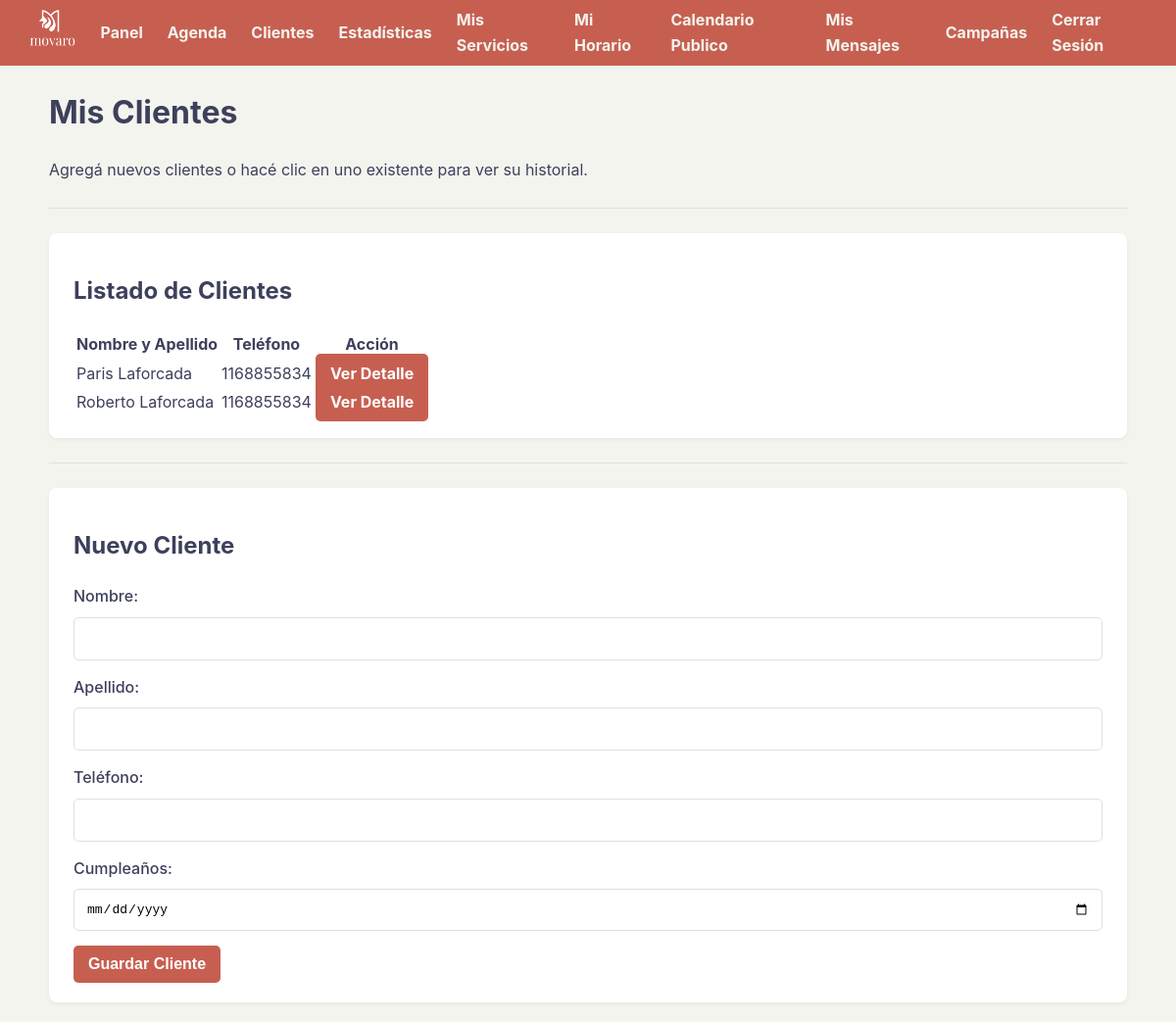
Before: /clientes (signed in) with the older database file.
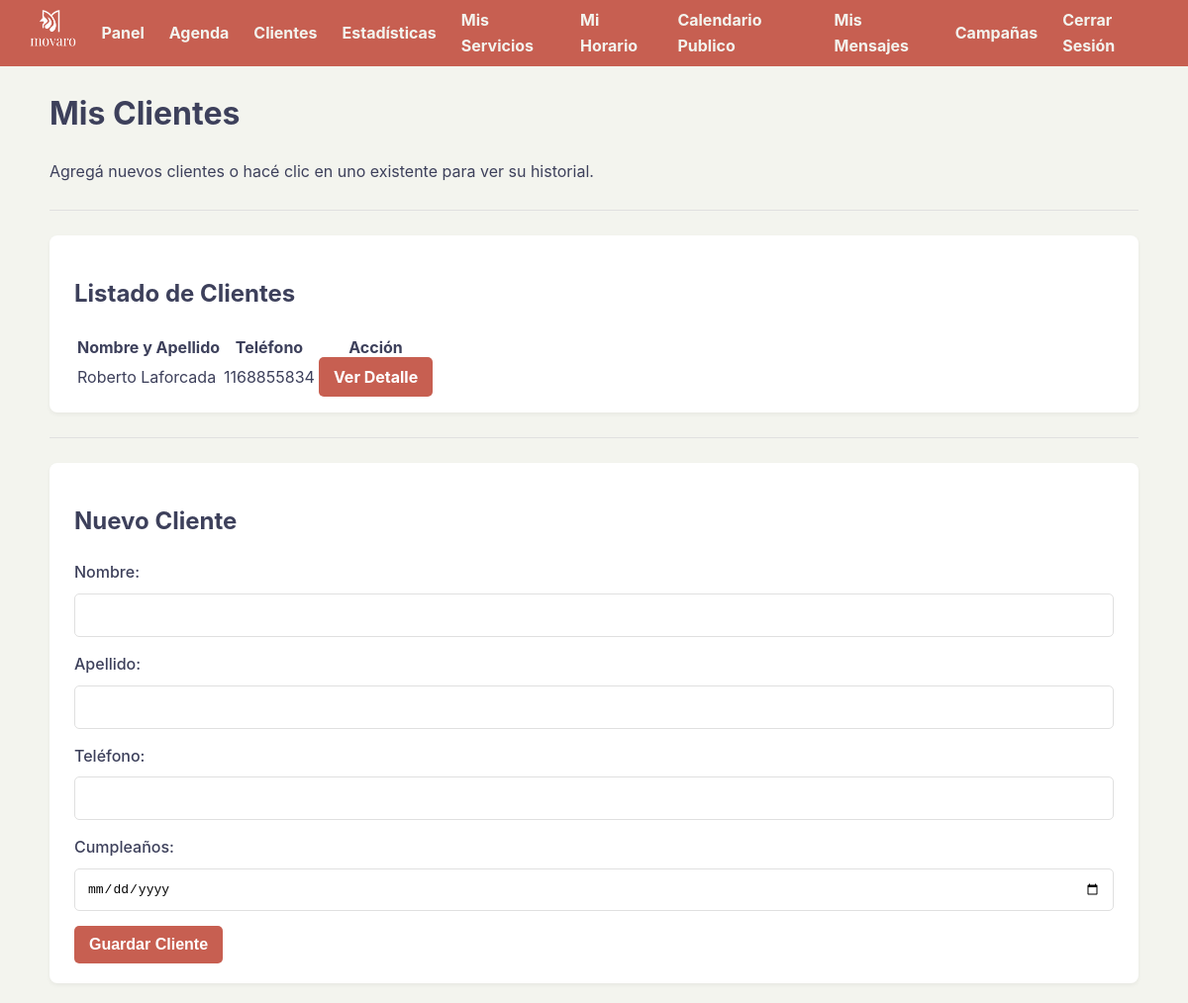
After: the same page with the newer database file.
### tables this page shows
CREATE TABLE clientes (
            id INTEGER PRIMARY KEY AUTOINCREMENT, usuario_id INTEGER NOT NULL,
            nombre TEXT NOT NULL, apellido TEXT NOT NULL,
            telefono TEXT, cumpleanos TEXT, avatar_path TEXT,
            premios_recibidos INTEGER NOT NULL DEFAULT 0,
            FOREIGN KEY (usuario_id) REFERENCES usuarios (id)
        );

### app.py (the view)
@app.route('/clientes')
def ver_clientes():
    if 'usuario_id' not in session: return redirect('/login')
    usuario_id_actual = session['usuario_id']
    conn = sqlite3.connect(DATABASE)
    conn.row_factory = sqlite3.Row
    cursor = conn.cursor()
    cursor.execute("SELECT * FROM clientes WHERE usuario_id = ? ORDER BY apellido, nombre", (usuario_id_actual,))
    clientes_del_usuario = cursor.fetchall()
    conn.close()
    return render_template('clientes.html', clientes=clientes_del_usuario)

### templates/clientes.html (shortened to what this page needs)
{% extends "base.html" %}
{% block content %}
    <h1>Mis Clientes</h1>
    <p>Agregá nuevos clientes o hacé clic en uno existente para ver su historial.</p>
    <hr>
    <div class="card">
        <h2>Listado de Clientes</h2>
        <table class="stats-table tabla-responsiva">
            <thead>
                <tr>
                    <th>Nombre y Apellido</th>
                    <th>Teléfono</th>
                    <th>Acción</th>
                </tr>
            </thead>
            <tbody>
                {% for cliente in clientes %}
                <tr>
                    <td data-label="Nombre">{{ cliente.nombre }} {{ cliente.apellido }}</td>
                    <td data-label="Teléfono">{{ cliente.telefono or 'No especificado' }}</td>
                    <td data-label="Acción">
                        <a href="/cliente/{{ cliente.id }}" class="boton-accion">Ver Detalle</a>
                    </td>
                </tr>
                {% else %}
                <tr>
                    <td colspan="3" style="text-align: center;">No tenés clientes registrados.</td>
                </tr>
                {% endfor %}
            </tbody>
        </table>
    </div>
    <hr>
    <div class="card">
        <h2>Nuevo Cliente</h2>
        <form action="/agregar_cliente" method="post">
            <div class="form-group">
                <label for="nombre">Nombre:</label>
                <input type="text" id="nombre" name="nombre" required>
            </div>
            <div class="form-group">
                <label for="apellido">Apellido:</label>
                <input type="text" id="apellido" name="apellido" required>
            </div>
            <div class="form-group">
                <label for="telefono">Teléfono:</label>
                <input type="tel" id="telefono" name="telefono">
            </div>
            <div class="form-group">
                <label for="cumpleanos">Cumpleaños:</label>
                <input type="date" id="cumpleanos" name="cumpleanos">
            </div>
            <button type="submit">Guardar Cliente</button>
        </form>
    </div>
{% endblock %}

Changed rows visible on the page:
removed clientes: nombre "Paris", apellido "Laforcada", telefono "1168855834"
